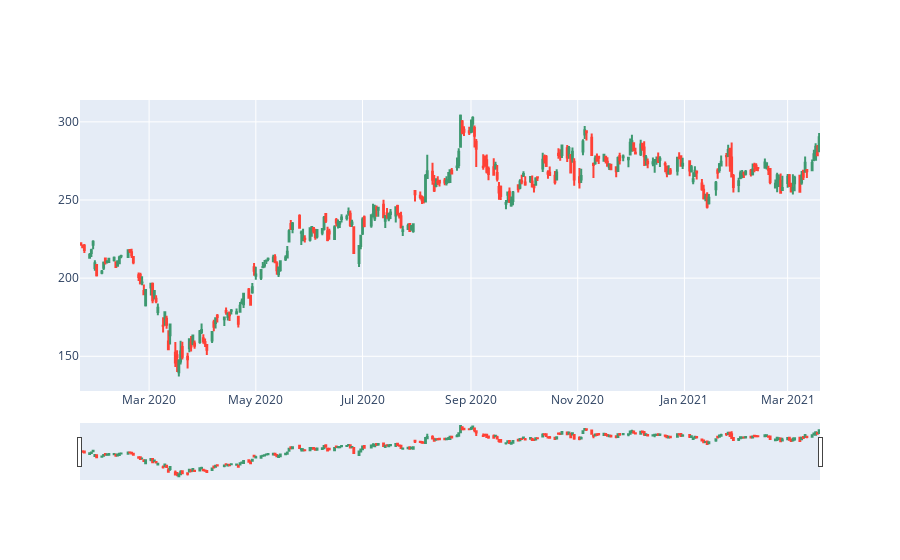

Notebook code cell kept with this figure:
### Code cell
dfpl = df.loc[:'2021-03-20']
import plotly.graph_objects as go
from datetime import datetime

fig = go.Figure(data=[go.Candlestick(x=dfpl.index,
                open=dfpl['Open'],
                high=dfpl['High'],
                low=dfpl['Low'],
                close=dfpl['Close'])])

fig.show()

### Figure 1 — Plotly figure (JSON) as saved in the notebook; plotly's stock layout.template omitted (floating-point values rounded to 4 significant figures; data arrays with more than 128 entries replaced by an {"elided": "..."} marker saying what was removed)
{"data": [{"close": {"elided": "293 float values"}, "high": {"elided": "293 float values"}, "low": {"elided": "293 float values"}, "open": {"elided": "293 float values"}, "type": "candlestick", "x": {"elided": "293 str values"}}], "layout": {}}
